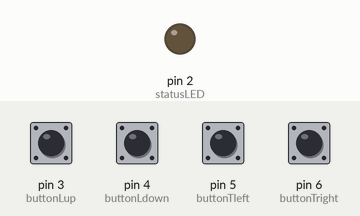
Simulated run of this sketch. Board: Arduino Nano, built with avr-gcc and run on an emulated ATmega328P. On the bench: output pins drawn as LEDs (lit = HIGH). The test bench sets the inputs (shaded band); at power-on: pin 3 (buttonLup), pin 4 (buttonLdown), pin 5 (buttonTleft), pin 6 (buttonTright) HIGH. No radio packets arrive unless stated; what the sketch prints to the serial monitor is not drawn.

Above: at 0.15 s.
Timing chart, 0 to 1.6 s (numbered marks = the images above):
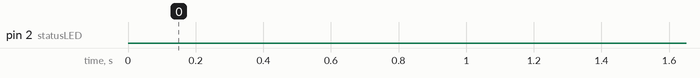

The sketch:

Transmitter_v.2.1.ino
```cpp
#include <SPI.h>
#include <nRF24L01.h>
#include <RF24.h>

// Button pins
#define buttonLup     3
#define buttonLdown   4
#define buttonTleft   5
#define buttonTright  6
#define statusLED     2

// RF24 CE and CSN pins
RF24 radio(7, 8);
const byte address[6] = "00001";

// Control packet structure
struct ControlPacket {
  bool liftUp;
  bool liftDown;
  bool trolleyLeft;
  bool trolleyRight;
};

// Debounce settings
const unsigned long debounceDelay = 30;
unsigned long lastDebounceTime[4] = {0, 0, 0, 0};
bool lastButtonState[4] = {HIGH, HIGH, HIGH, HIGH};
bool stableState[4] = {false, false, false, false};

void setup() {
  pinMode(buttonLup, INPUT_PULLUP);
  pinMode(buttonLdown, INPUT_PULLUP);
  pinMode(buttonTleft, INPUT_PULLUP);
  pinMode(buttonTright, INPUT_PULLUP);
  pinMode(statusLED, OUTPUT);

  Serial.begin(115200);
  Serial.println("Transmitter starting...");

  if (!radio.begin()) {
    Serial.println("❌ RF24 module not responding!");
    while (1);
  }

  radio.setChannel(108);               // Match receiver
  radio.setDataRate(RF24_250KBPS);     // Match receiver
  radio.setPALevel(RF24_PA_LOW);       // Stable for short range
  radio.openWritingPipe(address);
  radio.stopListening();

  Serial.println("✅ Transmitter ready (momentary mode)");
}

void loop() {
  int rawStates[4] = {
    digitalRead(buttonLup),
    digitalRead(buttonLdown),
    digitalRead(buttonTleft),
    digitalRead(buttonTright)
  };

  unsigned long currentTime = millis();

  // Debounce logic
  for (int i = 0; i < 4; i++) {
    if (rawStates[i] != lastButtonState[i]) {
      lastDebounceTime[i] = currentTime;
      lastButtonState[i] = rawStates[i];
    }

    if ((currentTime - lastDebounceTime[i]) > debounceDelay) {
      stableState[i] = (rawStates[i] == LOW); // LOW = pressed
    }
  }

  ControlPacket packet;
  packet.liftUp      = stableState[0];
  packet.liftDown    = stableState[1];
  packet.trolleyLeft = stableState[2];
  packet.trolleyRight= stableState[3];

  bool success = radio.write(&packet, sizeof(packet));
  if (success) {
    Serial.print("✅ Sent: ");
    Serial.print(packet.liftUp); Serial.print(",");
    Serial.print(packet.liftDown); Serial.print(",");
    Serial.print(packet.trolleyLeft); Serial.print(",");
    Serial.println(packet.trolleyRight);
  } else {
    Serial.println("❌ Failed to send packet");
  }

  // Blink LED to confirm transmission
  digitalWrite(statusLED, HIGH);
  delay(5);
  digitalWrite(statusLED, LOW);

  delay(20); // Smooth loop
}
```

main.cpp
```cpp
#include <Arduino.h>
#include <SPI.h>
#include <nRF24L01.h>
#include <RF24.h>

#define buttonLup     3
#define buttonLdown   4
#define buttonTleft   5
#define buttonTright  6
#define statusLED     2

RF24 radio(7, 8);
const byte address[6] = "00001";

struct ControlPacket {
  bool liftUp;
  bool liftDown;
  bool trolleyLeft;
  bool trolleyRight;
};

const unsigned long debounceDelay = 30;
unsigned long lastDebounceTime[4] = {0, 0, 0, 0};
bool lastButtonState[4] = {HIGH, HIGH, HIGH, HIGH};
bool stableState[4] = {false, false, false, false};

ControlPacket lastSent = {false, false, false, false};

void setup() {
  pinMode(buttonLup, INPUT_PULLUP);
  pinMode(buttonLdown, INPUT_PULLUP);
  pinMode(buttonTleft, INPUT_PULLUP);
  pinMode(buttonTright, INPUT_PULLUP);
  pinMode(statusLED, OUTPUT);

  Serial.begin(115200);
  Serial.println("Transmitter starting...");

  delay(200);

  while (!radio.begin()) {
    Serial.println("RF24 init failed - retrying...");
    delay(500);
  }

  radio.setChannel(108);
  radio.setDataRate(RF24_250KBPS);
  radio.setPALevel(RF24_PA_LOW);
  radio.setRetries(5, 15);
  radio.openWritingPipe(address);
  radio.stopListening();

  Serial.println("Transmitter ready (momentary mode)");
}

void loop() {
  int rawStates[4] = {
    digitalRead(buttonLup),
    digitalRead(buttonLdown),
    digitalRead(buttonTleft),
    digitalRead(buttonTright)
  };

  unsigned long currentTime = millis();

  for (int i = 0; i < 4; i++) {
    if (rawStates[i] != lastButtonState[i]) {
      lastDebounceTime[i] = currentTime;
      lastButtonState[i] = rawStates[i];
    }
    if ((currentTime - lastDebounceTime[i]) > debounceDelay) {
      stableState[i] = (rawStates[i] == LOW);
    }
  }

  ControlPacket packet;
  packet.liftUp      = stableState[0];
  packet.liftDown    = stableState[1];
  packet.trolleyLeft = stableState[2];
  packet.trolleyRight = stableState[3];

  bool changed = (packet.liftUp      != lastSent.liftUp) ||
                 (packet.liftDown    != lastSent.liftDown) ||
                 (packet.trolleyLeft != lastSent.trolleyLeft) ||
                 (packet.trolleyRight!= lastSent.trolleyRight);

  if (changed) {
    bool success = radio.write(&packet, sizeof(packet));
    if (success) {
      Serial.print("Sent: ");
      Serial.print(packet.liftUp); Serial.print(",");
      Serial.print(packet.liftDown); Serial.print(",");
      Serial.print(packet.trolleyLeft); Serial.print(",");
      Serial.println(packet.trolleyRight);
      lastSent = packet;
    } else {
      Serial.println("Failed to send");
    }

    digitalWrite(statusLED, HIGH);
    delay(5);
    digitalWrite(statusLED, LOW);
  }

  delay(10);
}
```
